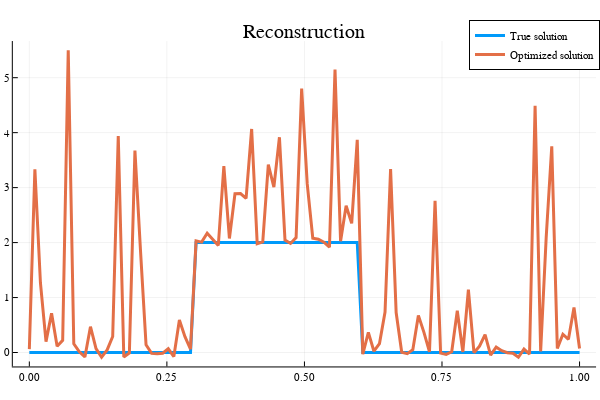

Notebook cell for this chart:
### Code cell
#Initialisation
x = 100*ones(n,1);
lambda0 = 1e-2;
itermax_grad_prox = 10;
alpha0 = 1
beta = 0.5;

xbest, histo_grad_prox = grad_prox(x,y,H,W,lambda0,itermax_grad_prox,alpha0,beta);
plotly();
iter_grad_prox = 1:itermax_grad_prox;
x = [xt,xbest];

p9 = plot(iter_grad_prox,histo_grad_prox,title="Convergence curve",label=["f"],lw=3, ann=[(6,20,"Gradient proximal")])
p10 = plot(px,x,title="Reconstruction",label=["True solution" "Optimized solution"],lw=3)

### Figure 1 — Plotly figure (JSON) as saved in the notebook; plotly's stock layout.template omitted (floating-point values rounded to 4 significant figures)
{"data": [{"colorbar": {"title": ""}, "legendgroup": "True solution", "line": {"color": "rgba(0, 154, 250, 1.000)", "dash": "solid", "shape": "linear", "width": 3}, "mode": "lines", "name": "True solution", "showlegend": true, "type": "scatter", "x": [0, 0.0101, 0.0202, 0.0303, 0.0404, 0.05051, 0.06061, 0.07071, 0.08081, 0.09091, 0.101, 0.1111, 0.1212, 0.1313, 0.1414, 0.1515, 0.1616, 0.1717, 0.1818, 0.1919, 0.202, 0.2121, 0.2222, 0.2323, 0.2424, 0.2525, 0.2626, 0.2727, 0.2828, 0.2929, 0.303, 0.3131, 0.3232, 0.3333, 0.3434, 0.3535, 0.3636, 0.3737, 0.3838, 0.3939, 0.404, 0.4141, 0.4242, 0.4343, 0.4444, 0.4545, 0.4646, 0.4747, 0.4848, 0.4949, 0.5051, 0.5152, 0.5253, 0.5354, 0.5455, 0.5556, 0.5657, 0.5758, 0.5859, 0.596, 0.6061, 0.6162, 0.6263, 0.6364, 0.6465, 0.6566, 0.6667, 0.6768, 0.6869, 0.697, 0.7071, 0.7172, 0.7273, 0.7374, 0.7475, 0.7576, 0.7677, 0.7778, 0.7879, 0.798, 0.8081, 0.8182, 0.8283, 0.8384, 0.8485, 0.8586, 0.8687, 0.8788, 0.8889, 0.899, 0.9091, 0.9192, 0.9293, 0.9394, 0.9495, 0.9596, 0.9697, 0.9798, 0.9899, 1], "xaxis": "x", "y": [0, 0, 0, 0, 0, 0, 0, 0, 0, 0, 0, 0, 0, 0, 0, 0, 0, 0, 0, 0, 0, 0, 0, 0, 0, 0, 0, 0, 0, 0, 2, 2, 2, 2, 2, 2, 2, 2, 2, 2, 2, 2, 2, 2, 2, 2, 2, 2, 2, 2, 2, 2, 2, 2, 2, 2, 2, 2, 2, 2, 0, 0, 0, 0, 0, 0, 0, 0, 0, 0, 0, 0, 0, 0, 0, 0, 0, 0, 0, 0, 0, 0, 0, 0, 0, 0, 0, 0, 0, 0, 0, 0, 0, 0, 0, 0, 0, 0, 0, 0], "yaxis": "y", "zmax": null, "zmin": null}, {"colorbar": {"title": ""}, "legendgroup": "Optimized solution", "line": {"color": "rgba(227, 111, 71, 1.000)", "dash": "solid", "shape": "linear", "width": 3}, "mode": "lines", "name": "Optimized solution", "showlegend": true, "type": "scatter", "x": [0, 0.0101, 0.0202, 0.0303, 0.0404, 0.05051, 0.06061, 0.07071, 0.08081, 0.09091, 0.101, 0.1111, 0.1212, 0.1313, 0.1414, 0.1515, 0.1616, 0.1717, 0.1818, 0.1919, 0.202, 0.2121, 0.2222, 0.2323, 0.2424, 0.2525, 0.2626, 0.2727, 0.2828, 0.2929, 0.303, 0.3131, 0.3232, 0.3333, 0.3434, 0.3535, 0.3636, 0.3737, 0.3838, 0.3939, 0.404, 0.4141, 0.4242, 0.4343, 0.4444, 0.4545, 0.4646, 0.4747, 0.4848, 0.4949, 0.5051, 0.5152, 0.5253, 0.5354, 0.5455, 0.5556, 0.5657, 0.5758, 0.5859, 0.596, 0.6061, 0.6162, 0.6263, 0.6364, 0.6465, 0.6566, 0.6667, 0.6768, 0.6869, 0.697, 0.7071, 0.7172, 0.7273, 0.7374, 0.7475, 0.7576, 0.7677, 0.7778, 0.7879, 0.798, 0.8081, 0.8182, 0.8283, 0.8384, 0.8485, 0.8586, 0.8687, 0.8788, 0.8889, 0.899, 0.9091, 0.9192, 0.9293, 0.9394, 0.9495, 0.9596, 0.9697, 0.9798, 0.9899, 1], "xaxis": "x", "y": [0.06161, 3.332, 1.265, 0.1984, 0.7125, 0.1144, 0.2221, 5.499, 0.1595, 0.01304, -0.07985, 0.4689, 0.07254, -0.08611, 0.04753, 0.2919, 3.94, -0.08109, -0.009759, 3.673, 1.859, 0.1388, -0.01661, -0.02286, -0.01269, 0.06821, -0.07469, 0.5927, 0.2881, 0.06204, 2.031, 2.008, 2.17, 2.063, 1.947, 3.39, 2.075, 2.888, 2.892, 2.805, 4.067, 1.981, 2.013, 3.419, 3.01, 3.917, 2.046, 1.985, 2.092, 4.803, 3.067, 2.08, 2.062, 2.008, 1.917, 5.146, 2.025, 2.669, 2.35, 3.87, -0.03079, 0.3664, 0.02368, 0.1632, 0.7367, 3.34, 0.7269, 0.003497, -0.02136, 0.0507, 0.6752, 0.3668, 0.01272, 2.762, -0.01054, -0.03546, 0.01263, 0.7596, 0.01043, 1.143, -0.00353, 0.1166, 0.3271, -0.04851, 0.09759, 0.03224, -0.004022, -0.01301, -0.0861, 0.06238, -0.02842, 4.487, 0.0179, 2.098, 3.753, 0.07318, 0.3323, 0.2399, 0.8197, 0.07251], "yaxis": "y", "zmax": null, "zmin": null}], "layout": {"annotations": [{"font": {"color": "rgba(0, 0, 0, 1.000)", "family": "sans-serif", "size": 20}, "rotation": 0, "showarrow": false, "text": "Reconstruction", "x": 0.5074, "xanchor": "center", "xref": "paper", "y": 1, "yanchor": "top", "yref": "paper"}], "height": 400, "legend": {"bgcolor": "rgba(255, 255, 255, 1.000)", "bordercolor": "rgba(0, 0, 0, 1.000)", "borderwidth": 1, "font": {"color": "rgba(0, 0, 0, 1.000)", "family": "sans-serif", "size": 11}, "title": {"font": {"color": "rgba(0, 0, 0, 1.000)", "family": "sans-serif", "size": 15}, "text": ""}, "tracegroupgap": 0, "traceorder": "normal", "x": 1, "xanchor": "auto", "y": 1, "yanchor": "auto"}, "margin": {"b": 20, "l": 0, "r": 0, "t": 20}, "paper_bgcolor": "rgba(255, 255, 255, 1.000)", "plot_bgcolor": "rgba(255, 255, 255, 1.000)", "showlegend": true, "width": 600, "xaxis": {"anchor": "y", "domain": [0.02138, 0.9934], "gridcolor": "rgba(0, 0, 0, 0.100)", "gridwidth": 0.5, "linecolor": "rgba(0, 0, 0, 1.000)", "mirror": false, "range": [-0.03, 1.03], "showgrid": true, "showline": true, "showticklabels": true, "tickangle": 0, "tickcolor": "rgb(0, 0, 0)", "tickfont": {"color": "rgba(0, 0, 0, 1.000)", "family": "sans-serif", "size": 11}, "tickmode": "array", "ticks": "inside", "ticktext": ["0.00", "0.25", "0.50", "0.75", "1.00"], "tickvals": [0, 0.25, 0.5, 0.75, 1], "title": "", "titlefont": {"color": "rgba(0, 0, 0, 1.000)", "family": "sans-serif", "size": 15}, "type": "-", "visible": true, "zeroline": false, "zerolinecolor": "rgba(0, 0, 0, 1.000)"}, "yaxis": {"anchor": "x", "domain": [0.03762, 0.9415], "gridcolor": "rgba(0, 0, 0, 0.100)", "gridwidth": 0.5, "linecolor": "rgba(0, 0, 0, 1.000)", "mirror": false, "range": [-0.2537, 5.667], "showgrid": true, "showline": true, "showticklabels": true, "tickangle": 0, "tickcolor": "rgb(0, 0, 0)", "tickfont": {"color": "rgba(0, 0, 0, 1.000)", "family": "sans-serif", "size": 11}, "tickmode": "array", "ticks": "inside", "ticktext": ["0", "1", "2", "3", "4", "5"], "tickvals": [0, 1, 2, 3, 4, 5], "title": "", "titlefont": {"color": "rgba(0, 0, 0, 1.000)", "family": "sans-serif", "size": 15}, "type": "-", "visible": true, "zeroline": false, "zerolinecolor": "rgba(0, 0, 0, 1.000)"}}}
